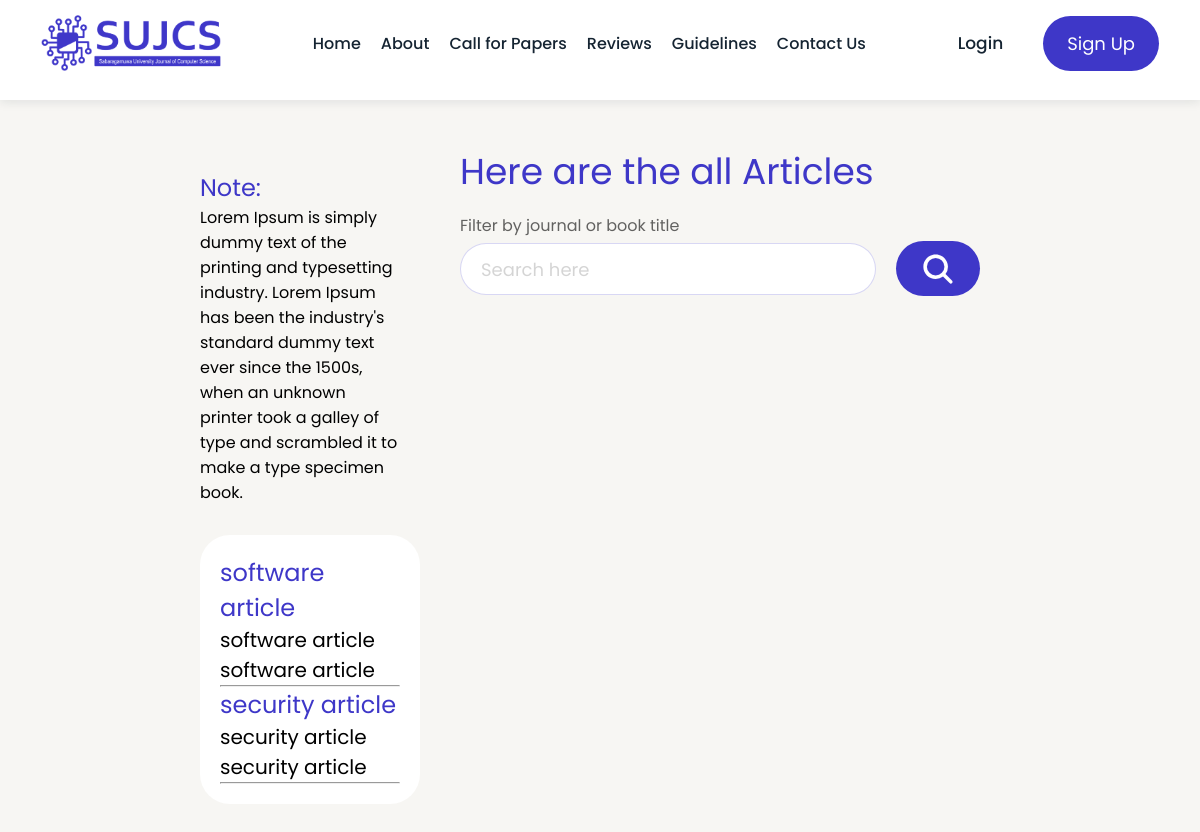
Screenshot of /articlePage/article.php with the database file from the repository.
### tables this page shows
CREATE TABLE `article_types` (
  `type_id` varchar(100) NOT NULL,
  `type_name` varchar(255) NOT NULL
);

CREATE TABLE `software_article` (
  `subject_id` varchar(100) NOT NULL,
  `subject_name` varchar(100) NOT NULL
);

CREATE TABLE `security_article` (
  `subject_id` varchar(100) NOT NULL,
  `subject_name` varchar(100) NOT NULL
);

### function/features.php (the view, shortened to what this page needs)
<?php
include '../connection.php';
function navBar() {
    echo "
        <div class='container'>
            <a href='#' class='logo'>
                <img src='../images/logo.png' width='64px' height='27px' alt='logo'>
            </a>
            <nav class='navbar' data-navbar>
                <div class='navbar-top'>
                    <a href='#' class='logo'>
                        <img src='../images/logo.png' width='64px' height='27px' alt='logo'>
                    </a>
                    <button class='nav-toggle-btn' aria-label='close menu' data-nav-toggler>
                        <ion-icon name='close-outline' aria-hidden='true'></ion-icon>
                    </button>
                </div>
                <ul class='navbar-list'>
                    <li class='navbar-item'>
                        <a href='#' class='navbar-link '>Home</a>
                    </li>
                    <li class='navbar-item'>
                        <a href='#' class='navbar-link'>About</a>
                    </li>
                    <li class='navbar-item'>
                        <a href='#' class='navbar-link'>Call for Papers</a>
                    </li>
                    <li class='navbar-item'>
                        <a href='#' class='navbar-link'>Reviews</a>
                    </li>
                    <li class='navbar-item'>
                        <a href='#' class='navbar-link'>Guidelines</a>
                    </li>
                    <li class='navbar-item'>
                        <a href='#' class='navbar-link'>Contact Us</a>
                    </li>
                </ul>
                <div class='header-action'>
                    <a href='#' class='login-btn'>Login</a>
                    <a href='#' class='btn btn-primary'>Sign Up</a>
                </div>
            </nav>
            <button class='nav-toggle-btn' aria-label='open menu' data-nav-toggler>
                <ion-icon name='menu-outline' aria-hidden='true'></ion-icon>
            </button>
            <div class='overlay' data-overlay data-nav-toggler></div>
        </div>
    ";
}
function search() {
    echo "
    <div class='search_container'>
        <input class='input' type='text' placeholder='Search here'>
        <button class='search_btn btn'><ion-icon name='search'></ion-icon></button>
    </div>
    ";
}
function articleSubjects() {
    global $con;
    $select_query = "SELECT * FROM `article_types`";
    $result_query = mysqli_query($con, $select_query);
    while ($row = mysqli_fetch_assoc($result_query)) {
        $articleName = $row['type_name'];
        $articleId = $row['type_id'];
        echo "
        <a class='p-heading' href='article.php?articleId=$articleId'><p class='p-heading'>$articleName</p></a>
        ";
        $subjectTable = "";
        switch ($articleId) {
            case 'TA01':
                $subjectTable = 'software_article';
                break;
            case 'TA02':
                $subjectTable = 'security_article';
                break;
        }
        if (!empty($subjectTable)) {
            $sqlSubject = "SELECT * FROM `$subjectTable`";
            $resultSubject = mysqli_query($con, $sqlSubject);
            echo "<div class='subject-container'>";
            while ($subjectRow = mysqli_fetch_assoc($resultSubject)) {
                $subjectName = $subjectRow['subject_name'];
                $subjectId = $subjectRow['subject_id'];
                echo "<a href='article.php?subjectId=$subjectId'>$subjectName</a>";
            }
            echo "</div><hr>";
        }
    }
}
?>

### articlePage/article.css (style rules this page uses)
:root { --bg-white: hsl(0, 0%, 100%); --bg-lavender-blush: hsla(45, 22%, 96%, 1); --bg-majorelle-blue: hsla(243, 57%, 50%, 1); --bg-ocean-blue:hsla(229, 83%, 60%, 1); --text-white: hsl(0, 0%, 100%); --text-gunmetal: hsl(209, 40%, 10%); --text-majorelle-blue: hsla(243, 57%, 50%, 1); --border-gunmetal: hsl(209, 40%, 10%); --border-majorelle-blue: hsla(243, 57%, 50%, 1); --ff-poppins: 'Poppins', sans-serif; --ff-poppins-serif: 'Poppins Serif', serif; --fontSize-1: 6.8rem; --fontSize-2: 6.4rem; --fontSize-3: 4rem; --fontSize-4: 3.6rem; --fontSize-5: 2.4rem; --fontSize-6: 2rem; --weight-bold: 700; --weight-medium: 500; --weight-regular: 400; --weight-light: 300; --section-spacing: 100px; --shadow-1: 0 2px 10px hsla(209, 40%, 14%, 10%); --shadow-2: 0 5px 10px hsla(243, 57%, 50%, 0.1); --radius-pill: 200px; --radius-circle: 50%; --radius-30: 30px; --radius-20: 20px; --transition-1: 250ms ease; --transition-2: 500ms ease; --cubic-out: cubic-bezier(0.05, 0.83, 0.52, 0.97); }
*, *::before, *::after { margin: 0; padding: 0; box-sizing: border-box; }
li { list-style: none; }
a, img, span, input, button, ion-icon { display: block; }
a { color: inherit; text-decoration: none; }
img { height: auto; }
input, button { background: none; border: none; font: inherit; }
input { width: 100%; outline: none; }
button { cursor: pointer; }
ion-icon { pointer-events: none; }
html { font-family: var(--ff-poppins); font-size: 10px; scroll-behavior: smooth; }
body { background-color: var(--bg-lavender-blush); color: var(--text-granite-gray); font-size: var(--fontSize-6); }
.btn { height: 40px; color: var(--text-white); padding: 10px 24px; border-radius: var(--radius-pill); display: flex; justify-content: center; align-items: center; gap: 10px; max-width: max-content; transition: var(--transition-1); }
.btn-primary { background-color: var(--bg-majorelle-blue); }
.search_container { margin-left: 0 !important; }
.p-heading { font-size: 2.4rem; color: var(--text-majorelle-blue); }

### reuseComponents/search.css (style rules this page uses)
:root { --bg-white: hsl(0, 0%, 100%); --bg-lavender-blush: hsla(45, 22%, 96%, 1); --bg-majorelle-blue: hsla(243, 57%, 50%, 1); --bg-ocean-blue:hsla(229, 83%, 60%, 1); --text-white: hsl(0, 0%, 100%); --text-gunmetal: hsl(209, 40%, 14%); --text-majorelle-blue: hsla(243, 57%, 50%, 1); --border-gunmetal: hsl(209, 40%, 14%); --border-majorelle-blue: hsla(243, 57%, 50%, 1); --ff-poppins: 'Poppins', sans-serif; --ff-poppins-serif: 'Poppins Serif', serif; --fontSize-1: 6.8rem; --fontSize-2: 6.4rem; --fontSize-3: 4rem; --fontSize-4: 3.6rem; --fontSize-5: 2.4rem; --fontSize-6: 2rem; --weight-bold: 700; --weight-medium: 500; --weight-regular: 400; --weight-light: 300; --section-spacing: 80px; --shadow-1: 0 2px 10px hsla(209, 40%, 14%, 10%); --shadow-2: 0 5px 10px hsla(249, 95%, 63%, 25%); --radius-pill: 200px; --radius-circle: 50%; --radius-30: 30px; --radius-20: 20px; --transition-1: 250ms ease; --transition-2: 500ms ease; --cubic-out: cubic-bezier(0.05, 0.83, 0.52, 0.97); }
.search_container { position: relative; display: flex; justify-content: center; align-items: center; margin: 0 auto; max-width: 62rem; }
.input { border: 1px solid hsla(243, 57%, 50%, 0.2); border-radius: var(--radius-30); padding: 1rem 2rem; margin-right: 2rem; background-color: var(--bg-white); }
.input::placeholder { font-size: 18px; opacity: 0.3; }
.search_btn { padding: 1rem 3rem; background-color: var(--bg-majorelle-blue); }
ion-icon { font-size: var(--fontSize-4); }

### reuseComponents/JAresponStyle.css (style rules this page uses)
@media (min-width: 1200px) { :root { --fontSize-1: 6.4rem; --fontSize-2: 4.8rem; --fontSize-3: 3rem; } }
@media (min-width: 1200px) { .container { max-width: 1150px; } }

### rows the page displays
article_types: type_name "software article"
software_article: subject_name "software article"
software_article: subject_name "software article"
article_types: type_name "security article"
security_article: subject_name "security article"
security_article: subject_name "security article"
